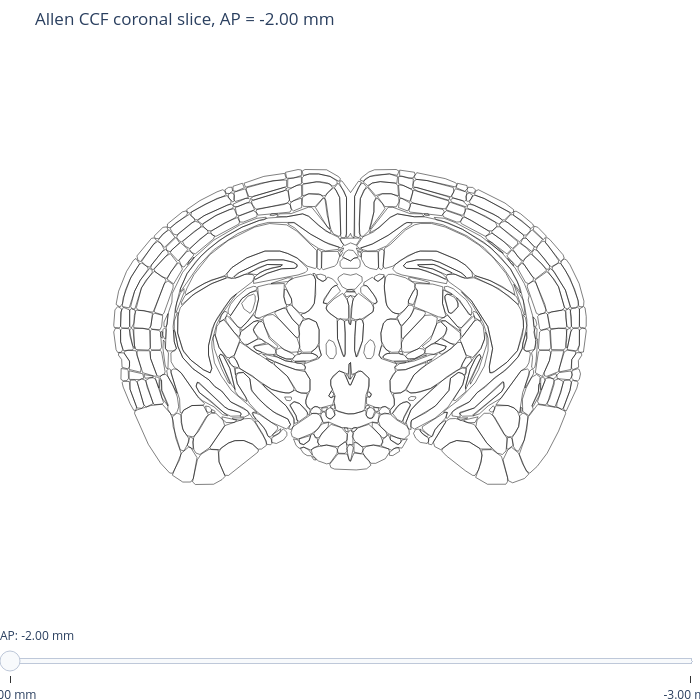

The notebook cell this image was saved under:
### Markdown cell above
Testing some code to write a slider version

### Code cell
import plotly.graph_objects as go

coords_mm = [-2.0, -3.0]

fig = go.Figure()
trace_groups = []
for coord in coords_mm:
    trace_indices = []
    features_this_slice = [
        f for f in geojson_lonlat["features"]
        if round(f["properties"]["coordinate_mm"], 3) == round(coord, 3)
    ]
    for feature in features_this_slice:
        region_name = feature["properties"]["Region name"]
        region_id = feature["properties"]["Region ID"]

        if region_id in [0, 997]:
            continue
        for polygon in feature["geometry"]["coordinates"]:
            for ring in polygon:
                lon = [p[0] for p in ring]
                lat = [p[1] for p in ring]

                fig.add_trace(
                    go.Scattergeo(
                        lon=lon,
                        lat=lat,
                        mode="lines",
                        line=dict(color="black", width=0.5),
                        hovertemplate=(
                            f"<b>{region_name}</b><br>"
                            f"Region ID: {region_id}<br>"
                            f"AP: {coord:.2f} mm"
                            "<extra></extra>"
                        ),
                        visible=(coord == coords_mm[0]),
                        showlegend=False,
                    )
                )

                trace_indices.append(len(fig.data) - 1)

    trace_groups.append(trace_indices)

steps = []

for i, coord in enumerate(coords_mm):
    visible = [False] * len(fig.data)

    for trace_idx in trace_groups[i]:
        visible[trace_idx] = True

    steps.append(
        dict(
            method="update",
            label=f"{coord:.2f} mm",
            args=[
                {"visible": visible},
                {"title": f"Allen CCF coronal slice, AP = {coord:.2f} mm"},
            ],
        )
    )

fig.update_layout(
    sliders=[
        dict(
            active=0,
            currentvalue={"prefix": "AP: "},
            steps=steps,
        )
    ],
    title=f"Allen CCF coronal slice, AP = {coords_mm[0]:.2f} mm",
    width=700,
    height=700,
    margin=dict(l=0, r=0, t=50, b=40),
    paper_bgcolor="white",
    plot_bgcolor="white",
)

fig.update_geos(
    visible=False,
    fitbounds="locations",
    projection_type="equirectangular",
)

fig.show()
